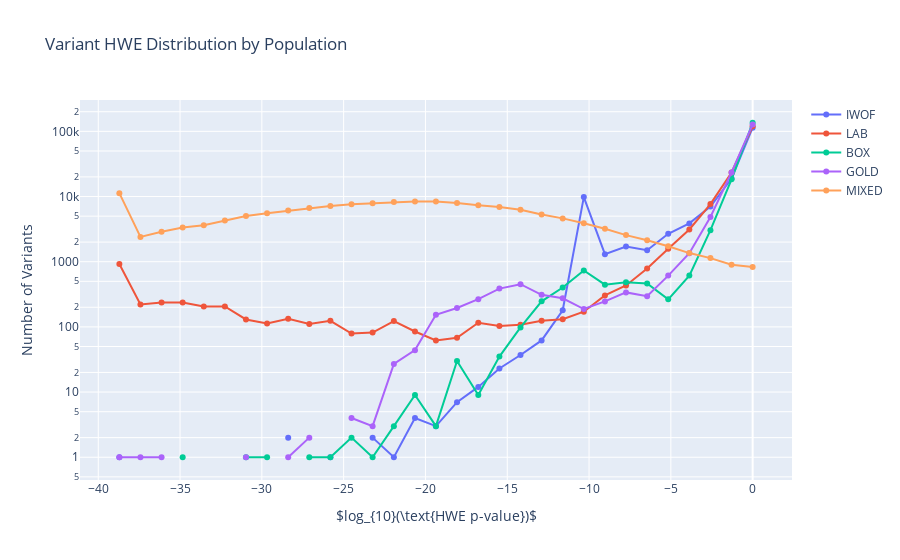

Here is the notebook cell this chart was saved with:
### Code cell
def get_hwep_distribution_fig(pop_hwep, title=None):
    traces = []
    bins = np.linspace(-40, 0, num=32)
    for k, v in pop_hwep.items():
        p = np.clip(np.log10(np.array(v) + 1e-40), -40, 0)
        p = pd.cut(p, bins=bins).value_counts()
        x = ['{:.2f}'.format(i.right) for i in p.index]
        traces.append(go.Scatter(
            x=x,
            y=np.where(p.values == 0, np.nan, p.values),
            name=k,
            mode='markers+lines',
            opacity=1
        ))
    layout = go.Layout(
        yaxis_type='log', barmode='group', title=title, 
        xaxis=dict(title=r'$log_{10}(\text{HWE p-value})$'),
        yaxis=dict(title='Number of Variants')
    )
    return go.Figure(data=traces, layout=layout)

title = 'Variant HWE Distribution by Population'
fig = get_hwep_distribution_fig(pop_hwep, title=title)
fig.show()

### Figure 1 — Plotly figure (JSON) as saved in the notebook; plotly's stock layout.template omitted (floating-point values rounded to 4 significant figures)
{"data": [{"mode": "markers+lines", "name": "IWOF", "opacity": 1, "type": "scatter", "x": ["-38.71", "-37.42", "-36.13", "-34.84", "-33.55", "-32.26", "-30.97", "-29.68", "-28.39", "-27.10", "-25.81", "-24.52", "-23.23", "-21.93", "-20.64", "-19.36", "-18.07", "-16.77", "-15.48", "-14.19", "-12.90", "-11.61", "-10.32", "-9.03", "-7.74", "-6.45", "-5.16", "-3.87", "-2.58", "-1.29", "0.00"], "y": [1, null, null, null, null, null, null, null, 2, null, 1, null, 2, 1, 4, 3, 7, 12, 23, 37, 62, 180, 9797, 1304, 1712, 1500, 2682, 3872, 7010, 18822, 113687]}, {"mode": "markers+lines", "name": "LAB", "opacity": 1, "type": "scatter", "x": ["-38.71", "-37.42", "-36.13", "-34.84", "-33.55", "-32.26", "-30.97", "-29.68", "-28.39", "-27.10", "-25.81", "-24.52", "-23.23", "-21.93", "-20.64", "-19.36", "-18.07", "-16.77", "-15.48", "-14.19", "-12.90", "-11.61", "-10.32", "-9.03", "-7.74", "-6.45", "-5.16", "-3.87", "-2.58", "-1.29", "0.00"], "y": [920, 221, 236, 236, 205, 206, 130, 113, 133, 111, 124, 79, 82, 123, 85, 62, 68, 116, 103, 108, 124, 131, 171, 304, 432, 789, 1576, 3123, 7670, 23335, 119490]}, {"mode": "markers+lines", "name": "BOX", "opacity": 1, "type": "scatter", "x": ["-38.71", "-37.42", "-36.13", "-34.84", "-33.55", "-32.26", "-30.97", "-29.68", "-28.39", "-27.10", "-25.81", "-24.52", "-23.23", "-21.93", "-20.64", "-19.36", "-18.07", "-16.77", "-15.48", "-14.19", "-12.90", "-11.61", "-10.32", "-9.03", "-7.74", "-6.45", "-5.16", "-3.87", "-2.58", "-1.29", "0.00"], "y": [null, null, null, 1, null, null, 1, 1, null, 1, 1, 2, 1, 3, 9, 3, 30, 9, 35, 98, 247, 402, 735, 444, 483, 464, 265, 612, 3044, 18355, 135477]}, {"mode": "markers+lines", "name": "GOLD", "opacity": 1, "type": "scatter", "x": ["-38.71", "-37.42", "-36.13", "-34.84", "-33.55", "-32.26", "-30.97", "-29.68", "-28.39", "-27.10", "-25.81", "-24.52", "-23.23", "-21.93", "-20.64", "-19.36", "-18.07", "-16.77", "-15.48", "-14.19", "-12.90", "-11.61", "-10.32", "-9.03", "-7.74", "-6.45", "-5.16", "-3.87", "-2.58", "-1.29", "0.00"], "y": [1, 1, 1, null, null, null, 1, null, 1, 2, null, 4, 3, 27, 44, 153, 195, 266, 387, 452, 310, 275, 188, 246, 338, 295, 612, 1347, 4852, 23440, 127282]}, {"mode": "markers+lines", "name": "MIXED", "opacity": 1, "type": "scatter", "x": ["-38.71", "-37.42", "-36.13", "-34.84", "-33.55", "-32.26", "-30.97", "-29.68", "-28.39", "-27.10", "-25.81", "-24.52", "-23.23", "-21.93", "-20.64", "-19.36", "-18.07", "-16.77", "-15.48", "-14.19", "-12.90", "-11.61", "-10.32", "-9.03", "-7.74", "-6.45", "-5.16", "-3.87", "-2.58", "-1.29", "0.00"], "y": [11256, 2403, 2876, 3353, 3630, 4288, 5026, 5529, 6082, 6692, 7177, 7631, 7875, 8245, 8375, 8418, 7987, 7357, 6913, 6246, 5296, 4621, 3903, 3198, 2559, 2127, 1725, 1356, 1135, 899, 828]}], "layout": {"barmode": "group", "title": {"text": "Variant HWE Distribution by Population"}, "xaxis": {"title": {"text": "$log_{10}(\\text{HWE p-value})$"}}, "yaxis": {"title": {"text": "Number of Variants"}, "type": "log"}}}
